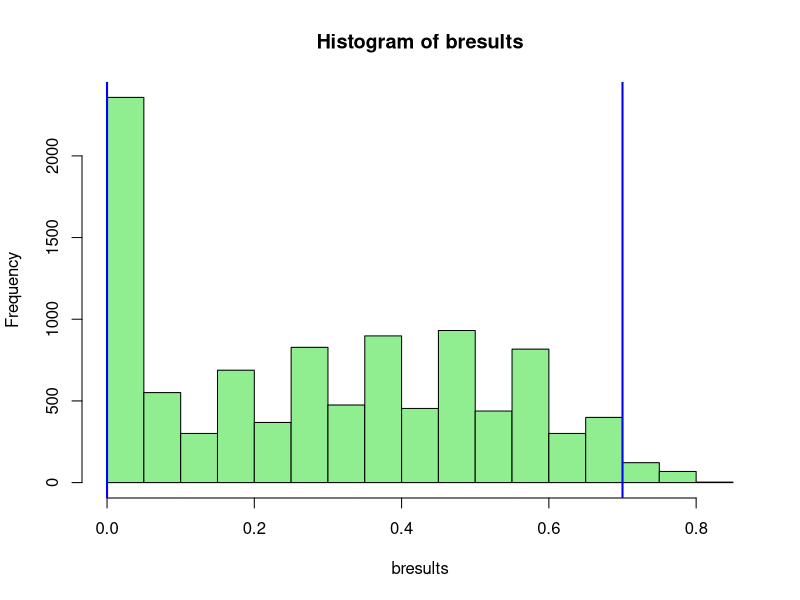
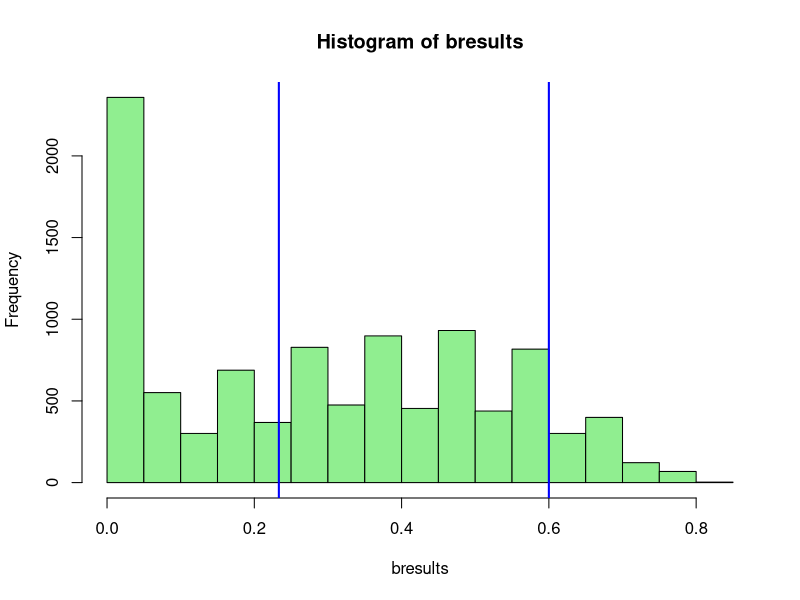

R code for these plots, in order:
# Example code supplied for illustrative purposes only. The regression equations below were built
# using 2 years of data from our level 1 trauma academic medical center. They will not work out of the
# box for your institution.
# 2019-2020 Edward G. Brown MS, Patricia K. Howard PhD RN, Daniel Moore MD
# For more information please read the paper SIMULATING EMERGENCY DEPARTMENT BOARDING USING A DIFFERENCE EQUATION 
# at https://doi.org/10.1101/2020.03.19.20039040

bfunc <- function() {

  days <- 30
  lower <- 200
  upper <- 300
  
  test_limit <- 290
  threshold <- 40
  
  xbar.rand <- rep(NA,days)
  xbar.star <- rep(NA,days)
  xbar.start <- rep(NA,days)
  xbar.stop <- rep(NA,days)
  xbar.forty <- rep(40,days)
  xbar.thirty <- rep(30,days)
  
  start_int <- 22.44721952
  start_slope <- 0.179980129
  stop_int <- 32.5802325885976
  stop_slope <- 0.492633658985415
  
  for (i in 1:days)
    xbar.rand[[i]] <-sample(lower:upper, 1)
    
  for (i in 1:days)
    xbar.start[[i]] <-ceiling(start_int + (xbar.rand[[i]] * start_slope))

    for (i in 1:days)
    xbar.stop[[i]] <- ceiling(stop_int +(xbar.start[[i]] * stop_slope))
  
# Why 12? In our observed data, the starting day balance of a day (selected at random) was 12. This starts our iteration.
# Patients boarding at Start of Day was 25, Patients start boarding during the day was 57, Patients stop boarding was 70.  
  xbar.star[[1]] = 12
  
  for (i in 1:days)

    xbar.star[[i+1]] = ifelse(ceiling((xbar.star[i] + xbar.start[[i]]) - xbar.stop[[i]]) < 0, 0,
                              
                              
                              ifelse(ceiling((xbar.star[i] + xbar.start[[i]]) - xbar.stop[[i]]) >= threshold,
                                     
                                     ifelse(ceiling((xbar.star[i] + (start_int + (test_limit * start_slope))   ) - (stop_int +((start_int + (test_limit * start_slope)) * stop_slope))     ) < 0,0
                                            , ceiling((xbar.star[i] + (start_int + (test_limit * start_slope))   ) - (stop_int +((start_int + (test_limit * start_slope)) * stop_slope))     ) )
                                     
                                     ,ceiling((xbar.star[i] + xbar.start[[i]]) - xbar.stop[[i]])
                              )
    )
  
    
    
        
over_threshold <- length(xbar.star[xbar.star >= threshold])/days

return(over_threshold)
} # end of function

reps <- 10000
bresults <- rep(NA,reps)

for (i in 1:reps)
  bresults[[i]] <- bfunc()

sd(bresults)
summary(bresults)

# percentile method for 95% CI
quantile(bresults, 0.025)
quantile(bresults, 0.975)

hist(bresults, col="lightgreen")
abline(v=quantile(bresults, 0.025),col="blue", lwd=2)
abline(v=quantile(bresults, 0.975),col="blue", lwd=2)

# this method may work better for non-normal data
sortedbr <- sort(bresults)
sortedbru <- sortedbr[!duplicated(sortedbr)]
head(sortedbru)
n <- length(sortedbru)
j <- round((0.50*n) - ((1.96*sqrt(n))*0.50))
k <- round(((0.50*n)+1) + ((1.96*sqrt(n))*0.50))

lower <- sortedbru[j]
upper <- sortedbru[k]

hist(bresults, col="lightgreen")
abline(v=lower,col="blue", lwd=2)
abline(v=upper,col="blue", lwd=2)



